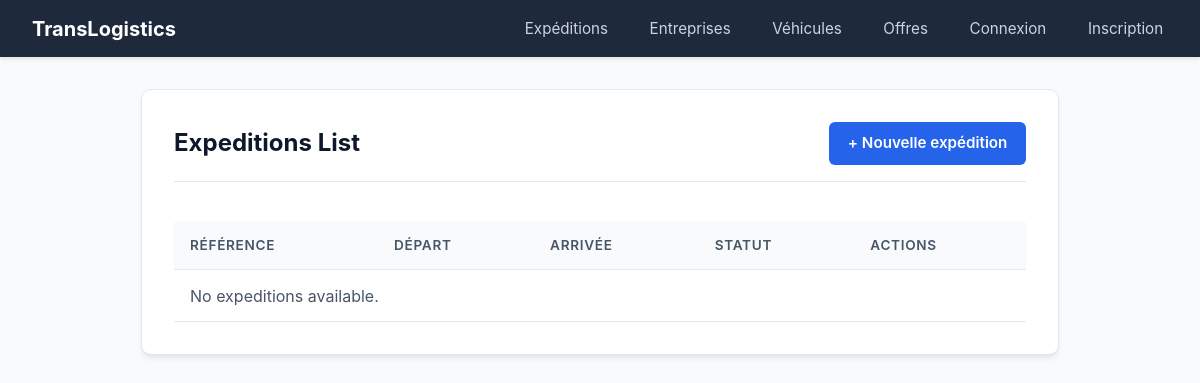
The app's page /expedition/liste/, older data.
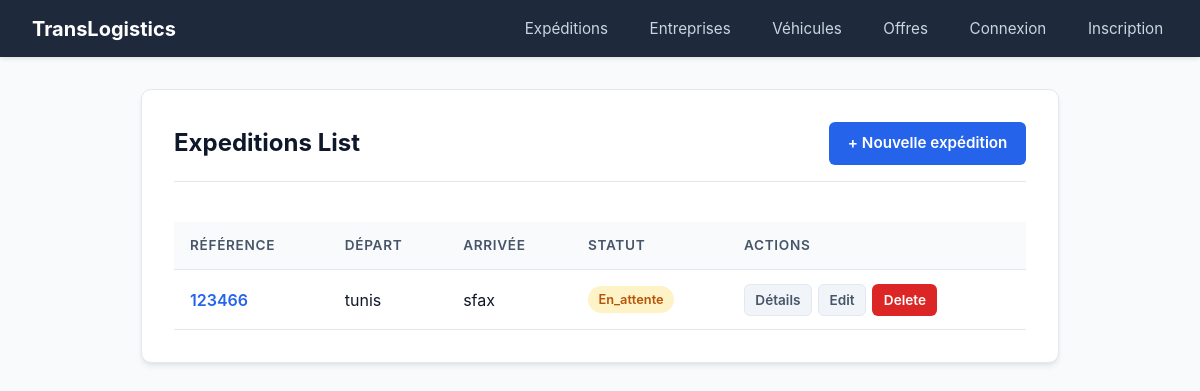
The same page, newer data.
### ExpeditionApp/models.py (models this page shows, shortened)
class Expedition(models.Model):
    reference = models.CharField(max_length=50, unique=True)
    ville_depart = models.CharField(max_length=80)
    ville_arrive = models.CharField(max_length=80)
    poids_kg = models.DecimalField(
        max_digits=10,
        decimal_places=2,
        validators=[MinValueValidator(0, "le poids doit etre possitive")],
    )
    date_souhaitee = models.DateTimeField()
    description = models.TextField()
    statut = models.CharField(
        max_length=100,
        choices=[
            ('en_attente', 'En attente'),
            ('publiee', 'Publiée'),
            ('attribuee', 'Attribuée'),
            ('terminee', 'Terminée'),
            ('annulee', 'Annulée'),
        ],
        default='en_attente',
    )
    created_at = models.DateTimeField(auto_now_add=True)
    updated_at = models.DateTimeField(auto_now=True)
    entreprise = models.ForeignKey(Entreprise, on_delete=models.CASCADE, related_name='expeditions')

### ExpeditionApp/views.py (the view)
# urls.py: path('liste/', Liste_expedition.as_view(), name='liste_classe'),
class Liste_expedition(ListView):
    model = Expedition
    template_name = 'expedition/list.html'
    context_object_name = 'list'

### templates/expedition/list.html (shortened to what this page needs)
{% extends 'expedition/base.html' %}
{% block content %}
<div class="card">
    <div class="card-header">
        <h1 class="card-title">Expeditions List</h1>
        <a class="btn btn-primary" href="{% url 'Expedition:create_expedition' %}">+ Nouvelle expédition</a>
    </div>
    <div class="table-responsive">
        <table class="table">
            <thead>
                <tr>
                    <th>Référence</th>
                    <th>Départ</th>
                    <th>Arrivée</th>
                    <th>Statut</th>
                    <th>Actions</th>
                </tr>
            </thead>
            <tbody>
            {% for expedition in list %}
                <tr>
                    <td>
                        <a href="{% url 'Expedition:detail_expedition' id=expedition.id %}" style="font-weight: 600; color: var(--primary); text-decoration: none;">
                            {{ expedition.reference }}
                        </a>
                    </td>
                    <td>{{ expedition.ville_depart }}</td>
                    <td>{{ expedition.ville_arrive }}</td>
                    <td>
                        <span class="badge badge-{{ expedition.statut }}">{{ expedition.statut }}</span>
                    </td>
                    <td>
                        <div class="actions-cell">
                            <a class="btn btn-secondary btn-sm" href="{% url 'Expedition:detail_expedition' id=expedition.id %}">Détails</a>
                            <a class="btn btn-secondary btn-sm" href="{% url 'Expedition:update_expedition' pk=expedition.id %}">Edit</a>
                            <a class="btn btn-danger btn-sm" href="{% url 'Expedition:delete_expedition' pk=expedition.id %}">Delete</a>
                        </div>
                    </td>
                </tr>
            {% empty %}
                <tr>
                    <td colspan="5" class="empty-state">
                        <p>No expeditions available.</p>
                    </td>
                </tr>
            {% endfor %}
            </tbody>
        </table>
    </div>
</div>
{% endblock %}

Row changes from the older to the newer data that the page shows:
added Expedition: reference "123466", ville_depart "tunis", ville_arrive "sfax", statut "En_attente"
Text that changed along with them:
text no longer shown: "No expeditions available."
